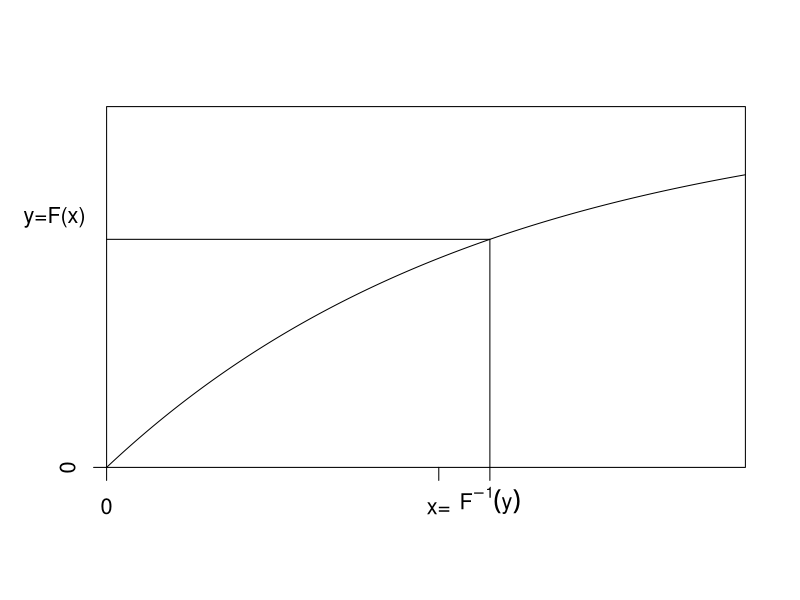
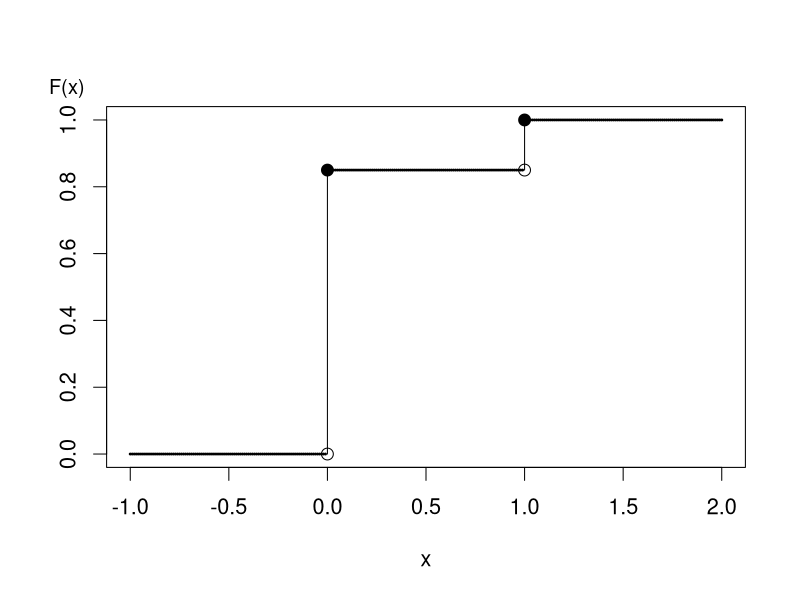
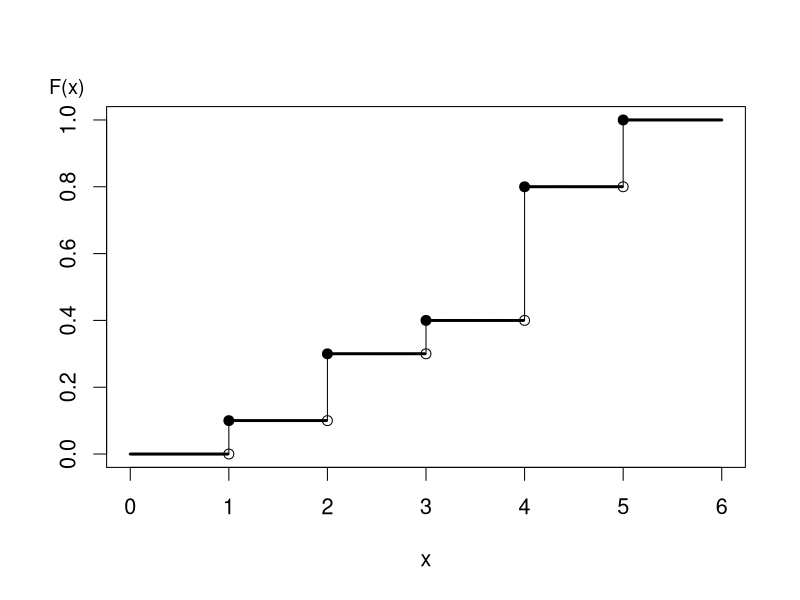
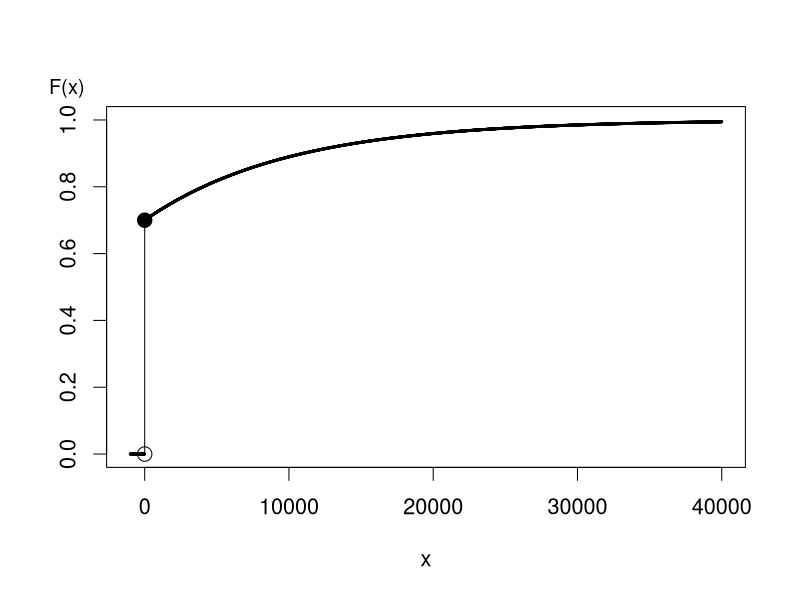

These charts were generated, in order, by the following R code:
## ---- chunk 1
plot.new()
par(cex=1.3)
x <- seq(0, 10, by=.01)
y<- 1-exp(-x/6)
plot(x,y, xlim=c(0, 10), ylim=c(0, 1), 
        xlab="", type="l", ylab="",xaxs="i", yaxs="i", xaxt="n", yaxt="n")
y.6 <- 1 -exp(-1)
mtext("y=F(x)", side=2, line=2, cex=1.3, las=2, padj=-4, adj=.5)
axis(1, at=5.2, labels="x=")
axis(1, at=6, labels=expression({F^{-1}} (y)))
segments(6,0,6,y.6)
segments(0,y.6,6,y.6)
axis(1, at=0)
axis(2, at=0)
## ---- chunk 2
time = seq(-1,2,0.01)
Ftime = c(rep(0,100),rep(.85,100),rep(1,101))

plot(time,Ftime, ylim=c(0,1), xlab="x",ylab="",pch=19, cex=.2)#,type="l")
mtext("F(x)", side=2, at=1.1, las=1, cex=1.2, adj=1.6)
segments(0,0,0,0.85)#,code=4)
segments(1,0.85,1,1)#,code=4)
symbols(0,.85,circles=.03, add=TRUE,bg="black",inches=FALSE)
symbols(0,0,circles=.03, add=TRUE,inches=FALSE)
symbols(1,.85,circles=.03, add=TRUE,inches=FALSE)
symbols(1,1,circles=.03, add=TRUE,bg="black",inches=FALSE)
## ---- chunk 3
time = seq(0,6,0.01)
Ftime = c(rep(0,100),rep(0.1,100),rep(0.3,100),rep(0.4,100),
          rep(0.8,100),rep(1,101))
plot(time,Ftime, ylim=c(0,1), xlab="x",ylab="",pch=19, cex=.2)#,type="l")
mtext("F(x)", side=2, at=1.1, las=1, cex=1.2, adj=1.6)
segments(1,0,1,0.1)#,code=4)
segments(2,0.1,2,.3)#,code=4)
segments(3,0.3,3,.4)#,code=4)
segments(4,0.4,4,.8)#,code=4)
segments(5,0.8,5,1)#,code=4)

symbols(1,0,circles=.05, add=TRUE,inches=FALSE)
symbols(1,.1,circles=.05, add=TRUE,bg="black",inches=FALSE)
symbols(2,.1,circles=.05, add=TRUE,inches=FALSE)
symbols(2,.3,circles=.05, add=TRUE,bg="black",inches=FALSE)
symbols(3,.3,circles=.05, add=TRUE,inches=FALSE)
symbols(3,.4,circles=.05, add=TRUE,bg="black",inches=FALSE)
symbols(4,.4,circles=.05, add=TRUE,inches=FALSE)
symbols(4,.8,circles=.05, add=TRUE,bg="black",inches=FALSE)
symbols(5,.8,circles=.05, add=TRUE,inches=FALSE)
symbols(5,1,circles=.05, add=TRUE,bg="black",inches=FALSE)
## ---- chunk 4
time = seq(-1000,40000,10)
Ftime = 1 - .3*exp(-0.0001*time)
Ftime = Ftime*(time>0)
plot(time,Ftime, ylim=c(0,1), xlab="x",ylab="",pch=19, cex=.2)#,xaxt="n")
#axis(1, at=seq(0,40000, by=10000), font=10, cex=0.005, tck=0.01)
mtext("F(x)", side=2, at=1.1, las=1, cex=1.2, adj=1.6)
segments(0,0,0,0.7)#,code=4)
symbols(0,0,circles=500, add=TRUE,inches=FALSE)
symbols(0,.7,circles=500, add=TRUE,bg="black",inches=FALSE)
